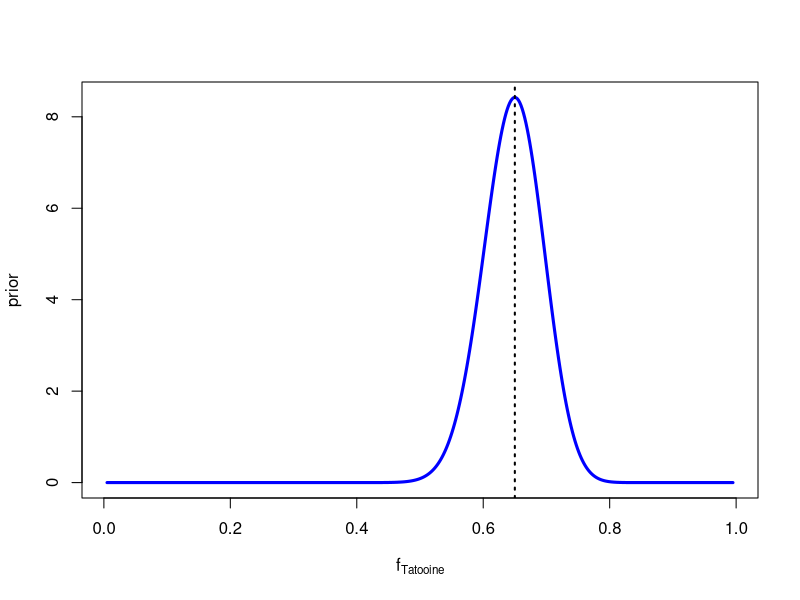
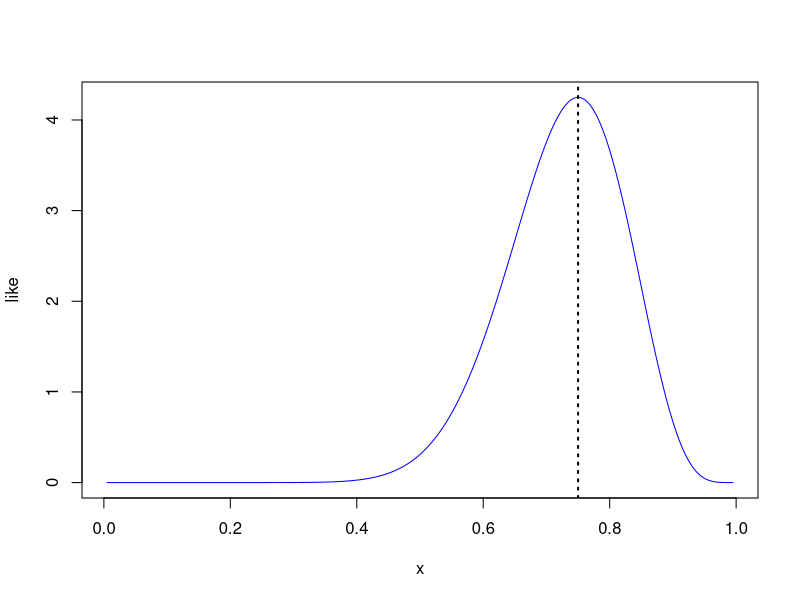
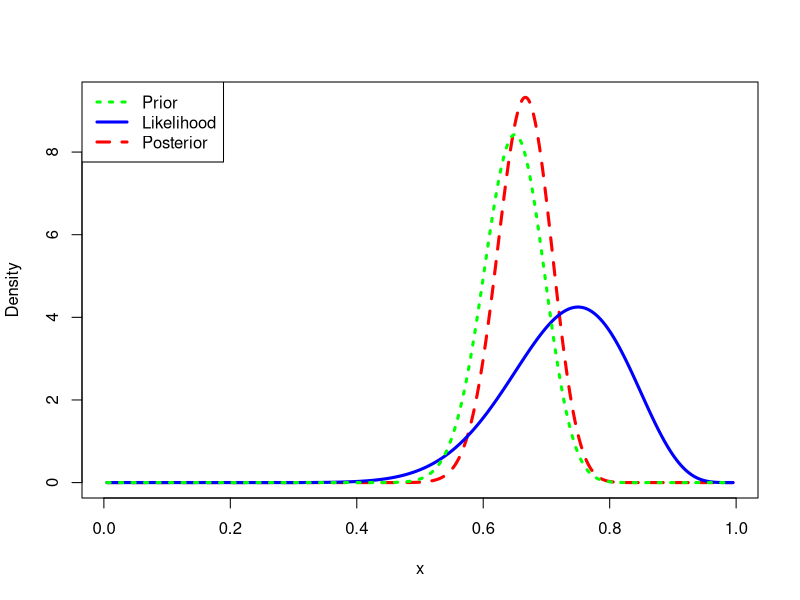
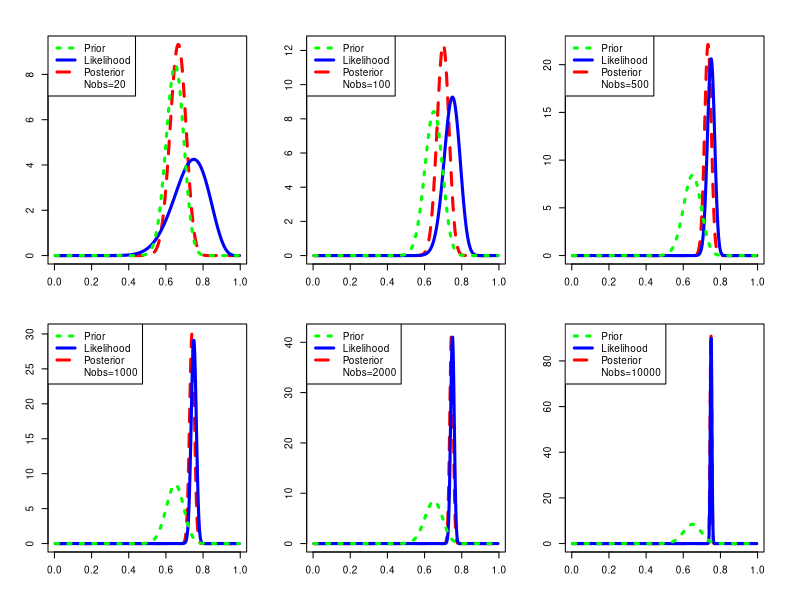

Write R code to recreate these figures, in order.
#Previous knowledge

# Sample size
nobs <- 100
ftatooine <- 0.65
# 70% are spiral

#Prior
alpha <- 1+ftatooine*nobs
beta  <- 1+(1-ftatooine)*nobs

#Plot prior
x<-seq(.005, .995, length=500)
y <-dbeta(x, alpha,beta)
plot(x,y, type="l",ylab="prior",xlab=expression(f[Tatooine]),col="blue",lwd=3)
abline(v=0.65,lty=3,lwd=2)

prior <- dbeta(x,alpha,beta)

# 20 obs 
nobs_new <- 20
ftatooine_new <- 0.75

tatooine <- ftatooine_new *nobs_new
notatooine <- (1-ftatooine_new)*nobs_new

x = seq(0.005, 0.995, length = 500)
like <- dbeta(x,tatooine+1,notatooine+1)
plot(x,like,type="l",col="blue")
abline(v=0.75,lty=3,lwd=2)



post=dbeta(x,alpha+tatooine, beta+notatooine)
m=max(c(prior,like,post))
plot(x,post,type="l", ylab="Density", lty=2, lwd=3,
ylim=c(0,m),col="red")
lines(x,like,lty=1, lwd=3,col="blue")
lines(x,prior,lty=3, lwd=3,col="green")
legend("topleft",c("Prior","Likelihood","Posterior"),
lty=c(3,1,2), lwd=c(3,3,3), col=c("green","blue","red"))
  


# Plot a mosaic 
par(mfrow = c(2, 3))
par(cex = 0.6)
par(mar = c(3, 3, 2, 2), oma = c(1, 1, 1, 1))
v_obs<-c(1,5,25,50,100,500)
for(i in 1:6){
n_spirals <-v_obs[i]*tatooine
n_nospirals <- v_obs[i]*notatooine
post=dbeta(x,alpha+n_spirals, beta+n_nospirals)
like <- dbeta(x,n_spirals+1,n_nospirals+1)
m=max(c(prior,like,post))
plot(x,post,type="l", ylab="Density", lty=2, lwd=3,
     ylim=c(0,m),col="red")
lines(x,like,lty=1, lwd=3,col="blue")
lines(x,prior,lty=3, lwd=3,col="green")
legend("topleft",c("Prior","Likelihood","Posterior",paste("Nobs=",v_obs[i]*tatooine+v_obs[i]*notatooine,sep="")),
       lty=c(3,1,2,1), lwd=c(3,3,3,0), col=c("green","blue","red"))
}